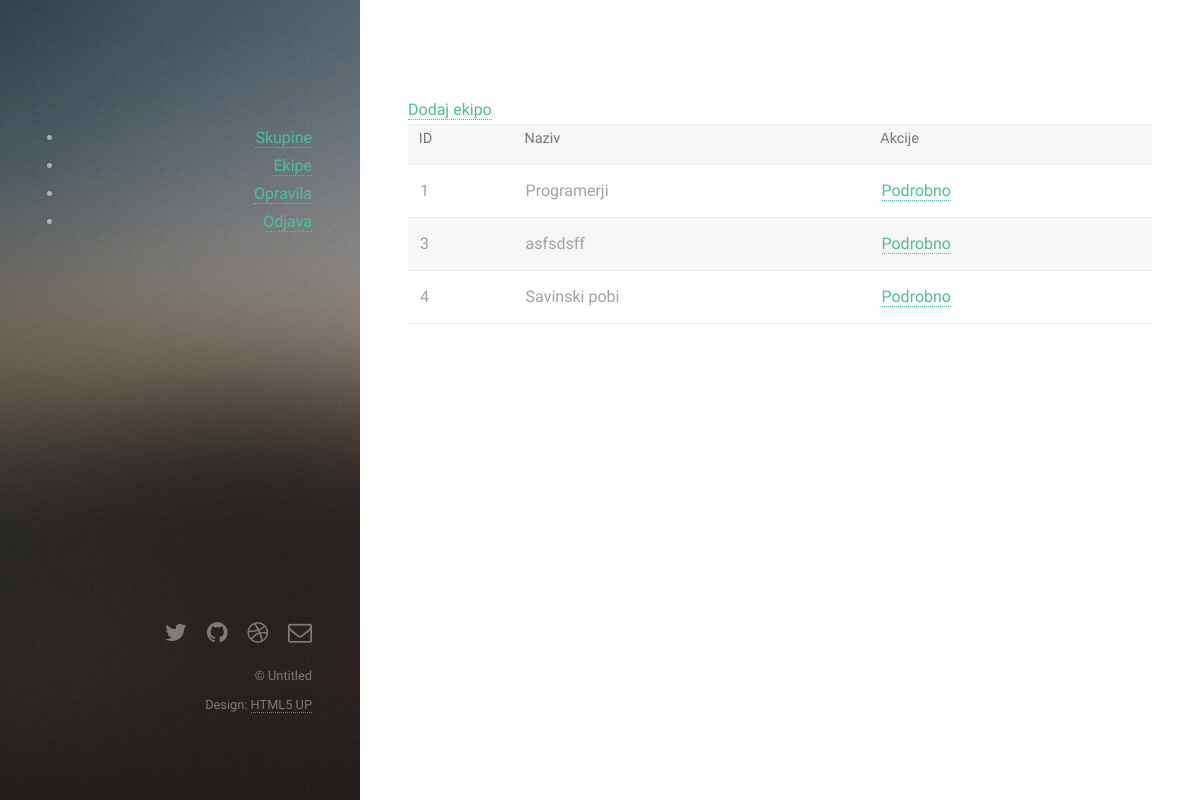
Page /teams.php (signed in) on the committed database.
### tables this page shows
CREATE TABLE `teams` (
  `id` int(11) NOT NULL,
  `title` varchar(50) NOT NULL,
  `description` text NOT NULL
);

### teams.php (the view)
<?php
    include_once './header.php';
    include_once './database.php';
    $query = "SELECT * FROM teams";
    $result = mysqli_query($link, $query);
    echo '<a href="team_add.php">Dodaj ekipo</a>';
    echo '<table border="1" cellspacing="0" cellpadding="0">';
    echo '<tr>'
            . '<th>ID</th>'
            . '<th>Naziv</th>'
            . '<th>Akcije</th>'
       . '</tr>';
    while ($row = mysqli_fetch_array($result)) {
        echo '<tr>';
        echo '<td>'.$row['id'].'</td>';
        echo '<td>'.$row['title'].'</td>';
        echo '<td>'
                . '<a href="team.php?team_id='.$row['id'].'">Podrobno</a>'
             . '</td>';
        echo '</tr>';
    }
    echo '</table>';
?>
<?php
    include_once './footer.php';
?>

### assets/css/main.css (style rules this page uses)
html, body, div, span, applet, object, iframe, h1, h2, h3, h4, h5, h6, p, blockquote, pre, a, abbr, acronym, address, big, cite, code, del, dfn, em, img, ins, kbd, q, s, samp, small, strike, strong, sub, sup, tt, var, b, u, i, center, dl, dt, dd, ol, ul, li, fieldset, form, label, legend, table, caption, tbody, tfoot, thead, tr, th, td, article, aside, canvas, details, embed, figure, figcaption, footer, header, hgroup, menu, nav, output, ruby, section, summary, time, mark, audio, video { margin: 0; padding: 0; border: 0; font-size: 100%; font: inherit; vertical-align: baseline; }
body { line-height: 1; }
table { border-collapse: collapse; border-spacing: 0; }
body { -webkit-text-size-adjust: none; }
*, *:before, *:after { -moz-box-sizing: border-box; -webkit-box-sizing: border-box; box-sizing: border-box; }
body { background: #fff; }
body, input, select, textarea { color: #a2a2a2; font-family: "Source Sans Pro", Helvetica, sans-serif; font-size: 16pt; font-weight: 400; line-height: 1.75em; }
a { -moz-transition: color 0.2s ease-in-out, border-color 0.2s ease-in-out; -webkit-transition: color 0.2s ease-in-out, border-color 0.2s ease-in-out; -ms-transition: color 0.2s ease-in-out, border-color 0.2s ease-in-out; transition: color 0.2s ease-in-out, border-color 0.2s ease-in-out; border-bottom: dotted 1px; color: #49bf9d; text-decoration: none; }
table { margin: 0 0 2em 0; width: 100%; }
table tbody tr { border: solid 1px #efefef; border-left: 0; border-right: 0; }
table tbody tr:nth-child(2n + 1) { background-color: #f7f7f7; }
table td { padding: 0.75em 0.75em; }
table th { color: #787878; font-size: 0.9em; font-weight: 400; padding: 0 0.75em 0.75em 0.75em; text-align: left; }
@media screen and (max-width: 1800px) { body, input, select, textarea { font-size: 12pt; } }

### rows in the picture
teams: id "1", title "Programerji"
teams: id "3", title "asfsdsff"
teams: id "4", title "Savinski pobi"
